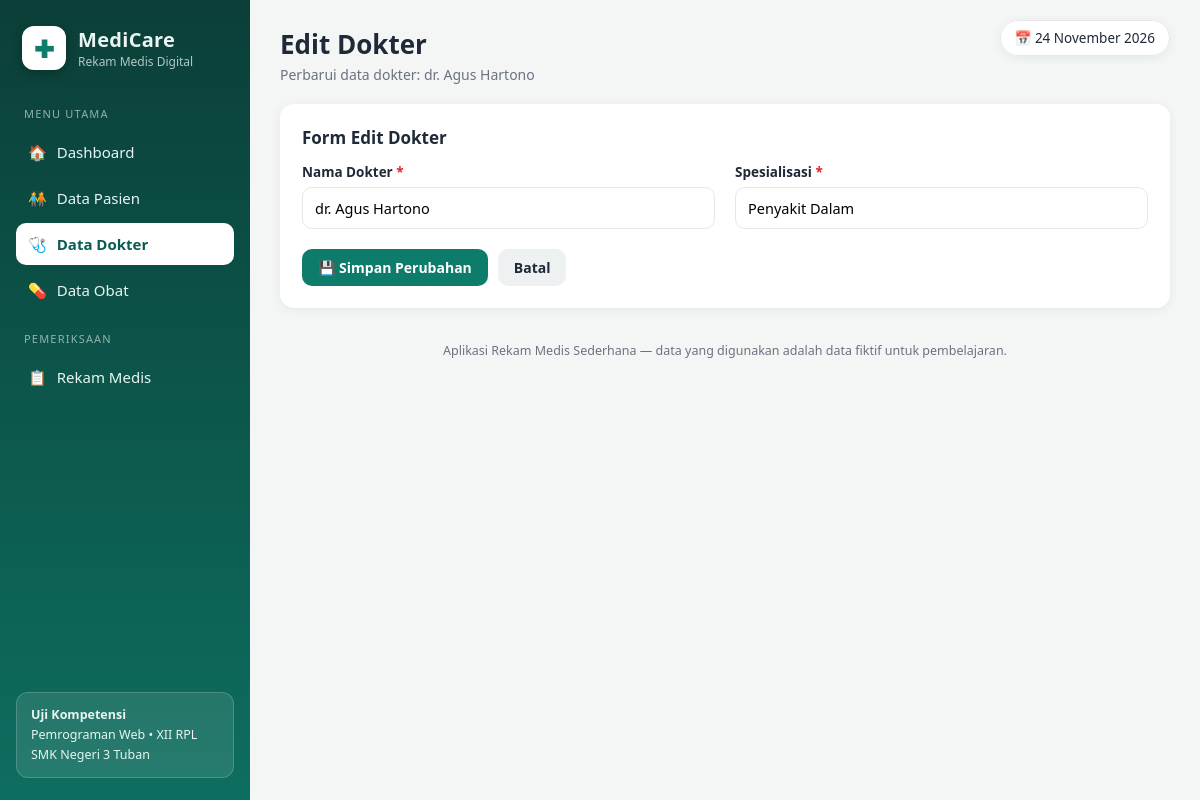
/dokter_edit.php?id=2, run on the app's committed database.
### tables this page shows
CREATE TABLE IF NOT EXISTS dokter (
    id_dokter    INT          NOT NULL AUTO_INCREMENT,
    nama_dokter  VARCHAR(100) NOT NULL,
    spesialisasi VARCHAR(50)  NOT NULL,
    PRIMARY KEY (id_dokter)
);

### koneksi.php (called while the page is built, shortened)
<?php
function e($nilai)
{
    return htmlspecialchars((string) $nilai, ENT_QUOTES, 'UTF-8');
}
function tgl_indo($tanggal)
{
    $bulan = [1 => 'Januari', 'Februari', 'Maret', 'April', 'Mei', 'Juni',
              'Juli', 'Agustus', 'September', 'Oktober', 'November', 'Desember'];
    $pecah = explode('-', $tanggal);
    return (int) $pecah[2] . ' ' . $bulan[(int) $pecah[1]] . ' ' . $pecah[0];
}

### dokter_edit.php (the view, shortened to what this page needs)
<?php
require_once 'koneksi.php';
$id = (int) ($_GET['id'] ?? 0);
$stmt = mysqli_prepare($koneksi, "SELECT * FROM dokter WHERE id_dokter = ?");
mysqli_stmt_bind_param($stmt, 'i', $id);
mysqli_stmt_execute($stmt);
$dokter = mysqli_fetch_assoc(mysqli_stmt_get_result($stmt));
$data  = $dokter;
$judul    = 'Edit Dokter';
$subjudul = 'Perbarui data dokter: ' . $dokter['nama_dokter'];
require_once 'includes/header.php';
?>
<div class="kartu">
    <div class="kartu-judul">Form Edit Dokter</div>
    <form method="post" action="">
        <div class="form-grid">
            <div class="form-grup">
                <label>Nama Dokter <span class="wajib">*</span></label>
                <input type="text" name="nama_dokter" maxlength="100" value="<?= e($data['nama_dokter']) ?>" required>
            </div>
            <div class="form-grup">
                <label>Spesialisasi <span class="wajib">*</span></label>
                <input type="text" name="spesialisasi" maxlength="50" value="<?= e($data['spesialisasi']) ?>" required>
            </div>
        </div>
        <div class="form-aksi">
            <button class="btn btn-utama" type="submit">💾 Simpan Perubahan</button>
            <a class="btn btn-abu" href="dokter.php">Batal</a>
        </div>
    </form>
</div>
<?php require_once 'includes/footer.php'; ?>

### includes/header.php (shortened to what this page needs)
<?php
$halaman_aktif = basename($_SERVER['PHP_SELF']);
function nav_aktif($file, $halaman_aktif)
{
    $peta = [
        'pasien.php'      => ['pasien.php', 'pasien_tambah.php', 'pasien_edit.php', 'pasien_detail.php'],
        'dokter.php'      => ['dokter.php', 'dokter_tambah.php', 'dokter_edit.php'],
        'obat.php'        => ['obat.php', 'obat_tambah.php', 'obat_edit.php'],
        'rekam_medis.php' => ['rekam_medis.php', 'rekam_tambah.php', 'rekam_edit.php', 'rekam_detail.php'],
    ];
    $grup = $peta[$file] ?? [$file];
    return in_array($halaman_aktif, $grup, true) ? ' class="aktif"' : '';
}
?>
<!DOCTYPE html>
<html lang="id">
<head>
    <link rel="stylesheet" href="assets/css/style.css">
</head>
<body>
<div class="layout">
    <aside class="sidebar">
        <div class="brand">
            <div class="brand-logo">✚</div>
            <div>
                <div class="brand-nama">MediCare</div>
                <div class="brand-sub">Rekam Medis Digital</div>
            </div>
        </div>
        <nav class="menu">
            <div class="menu-judul">Menu Utama</div>
            <a href="index.php"<?= nav_aktif('index.php', $halaman_aktif) ?>>🏠 <span>Dashboard</span></a>
            <a href="pasien.php"<?= nav_aktif('pasien.php', $halaman_aktif) ?>>🧑‍🤝‍🧑 <span>Data Pasien</span></a>
            <a href="dokter.php"<?= nav_aktif('dokter.php', $halaman_aktif) ?>>🩺 <span>Data Dokter</span></a>
            <a href="obat.php"<?= nav_aktif('obat.php', $halaman_aktif) ?>>💊 <span>Data Obat</span></a>
            <div class="menu-judul">Pemeriksaan</div>
            <a href="rekam_medis.php"<?= nav_aktif('rekam_medis.php', $halaman_aktif) ?>>📋 <span>Rekam Medis</span></a>
        </nav>
        <div class="sidebar-bawah">
            <div class="kartu-info">
                <b>Uji Kompetensi</b><br>
                Pemrograman Web &bull; XII RPL<br>
                SMK Negeri 3 Tuban
            </div>
        </div>
    </aside>
    <main class="konten">
        <header class="topbar">
            <div>
                <h1><?= e($judul ?? 'Dashboard') ?></h1>
                <p class="topbar-sub"><?= e($subjudul ?? 'Aplikasi Rekam Medis Sederhana') ?></p>
            </div>
            <div class="topbar-kanan">
                <span class="badge-tanggal">📅 <?= tgl_indo(date('Y-m-d')) ?></span>
            </div>
        </header>

### assets/css/style.css (style rules this page uses)
:root { --teal: #0e7c6b; --teal-gelap: #0a5c50; --teal-muda: #e6f4f1; --biru: #2563eb; --ungu: #7c3aed; --oranye: #ea8a00; --merah: #dc2626; --teks: #1f2937; --teks-redup: #6b7280; --garis: #e5e7eb; --latar: #f3f6f5; --radius: 14px; --bayang: 0 2px 10px rgba(16, 60, 52, .07); }
* { margin: 0; padding: 0; box-sizing: border-box; }
body { font-family: "Segoe UI", system-ui, -apple-system, Arial, sans-serif; background: var(--latar); color: var(--teks); }
a { text-decoration: none; }
.layout { display: flex; min-height: 100vh; }
.sidebar { width: 250px; flex-shrink: 0; background: linear-gradient(180deg, #0b3f38 0%, #0e7c6b 130%); color: #e8f5f2; display: flex; flex-direction: column; padding: 22px 16px; position: sticky; top: 0; height: 100vh; }
.brand { display: flex; align-items: center; gap: 12px; padding: 4px 6px 20px; }
.brand-logo { width: 44px; height: 44px; border-radius: 12px; background: #ffffff; color: var(--teal); display: flex; align-items: center; justify-content: center; font-size: 24px; font-weight: 800; box-shadow: 0 4px 12px rgba(0,0,0,.25); }
.brand-nama { font-size: 20px; font-weight: 800; letter-spacing: .3px; }
.brand-sub { font-size: 12px; opacity: .75; }
.menu { display: flex; flex-direction: column; gap: 4px; }
.menu-judul { font-size: 11px; text-transform: uppercase; letter-spacing: 1.2px; opacity: .6; margin: 16px 8px 6px; }
.menu a { color: #e8f5f2; padding: 11px 12px; border-radius: 10px; display: flex; align-items: center; gap: 10px; font-size: 15px; transition: background .15s ease, transform .15s ease; }
.menu a.aktif { background: #ffffff; color: var(--teal-gelap); font-weight: 700; }
.sidebar-bawah { margin-top: auto; }
.kartu-info { background: rgba(255,255,255,.10); border: 1px solid rgba(255,255,255,.18); border-radius: 12px; padding: 12px 14px; font-size: 12.5px; line-height: 1.6; }
.konten { flex: 1; padding: 26px 30px 18px; min-width: 0; }
.topbar { display: flex; justify-content: space-between; align-items: flex-start; gap: 16px; margin-bottom: 20px; flex-wrap: wrap; }
.topbar h1 { font-size: 26px; font-weight: 800; }
.topbar-sub { color: var(--teks-redup); margin-top: 3px; font-size: 14px; }
.badge-tanggal { background: #fff; border: 1px solid var(--garis); border-radius: 999px; padding: 8px 14px; font-size: 13.5px; box-shadow: var(--bayang); }
.kartu { background: #fff; border-radius: var(--radius); box-shadow: var(--bayang); padding: 22px; margin-bottom: 22px; }
.kartu-judul { font-size: 17px; font-weight: 700; margin-bottom: 14px; }
.btn { display: inline-flex; align-items: center; gap: 6px; padding: 9px 16px; border-radius: 10px; border: none; cursor: pointer; font-size: 14px; font-weight: 600; font-family: inherit; transition: filter .15s ease, transform .1s ease; }
.btn-utama { background: var(--teal); color: #fff; }
.btn-abu { background: #eef1f1; color: var(--teks); }
.form-grid { display: grid; grid-template-columns: 1fr 1fr; gap: 16px 20px; }
.form-grup { display: flex; flex-direction: column; gap: 6px; }
.form-grup label { font-size: 13.5px; font-weight: 600; }
.form-grup label .wajib { color: var(--merah); }
.form-grup input, .form-grup select, .form-grup textarea { padding: 10px 12px; border: 1px solid var(--garis); border-radius: 10px; font-size: 14.5px; font-family: inherit; background: #fff; width: 100%; }
.form-aksi { margin-top: 20px; display: flex; gap: 10px; flex-wrap: wrap; }

### data on the page
dokter: nama_dokter "Perbarui data dokter: dr. Agus Hartono", nama_dokter "dr. Agus Hartono", spesialisasi "Penyakit Dalam"

### other printed values
$judul "Edit Dokter"
